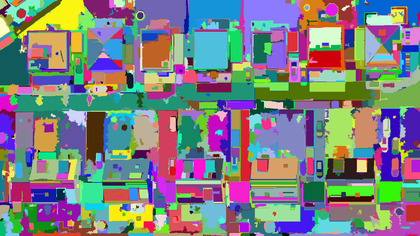
%> input picture Hyperion/Saeedi_Results/sampleseg1.png, 420 x 236 px, shrunk from 1400 x 788 before the run
$ octave globalHypothesisRefinement.m   (GNU Octave 9; MATLAB toolbox functions it lacks are replaced by stand-ins)
%> lines starting %> are read from the running program, lines starting %| are printed output that depends on the picture; in (x1, y1, x2, y2) boxes, pixels count from 0 and x2, y2 are one past the last pixel; in counts of white or black regions, pixels touching at a corner belong together; the program's own positions count from 1
### Hyperion/Saeedi_Results/generateSegmentNew.m
function segments = generateSegmentNew(image, testOutput)
%> called with image = 'sampleseg1.png'
% [5 lines of commented-out code are left out]
hypoList = testOutput;
edgesCoord = cell(1,length(hypoList));
for i = 1:length(hypoList)
    edgesCoord{i} = hypoList{i}{1,1};
end
% hypoProb = cellfun(@(x) x{1,2}, hypoList, 'UniformOutput', false);
% hypoProb = cell2mat(hypoProb);
hypoProb = zeros(1, length(hypoList));
for i = 1:length(hypoList)
    hypoProb(i) = hypoList{i}{1,2};
end

%% Use convhull
for i = 1:length(hypoList)
    xCoord = edgesCoord{i}(:,[1, 3, 5, 7]);

    yCoord = edgesCoord{i}(:,[2, 4, 6, 8]);
    k = convhull(xCoord,yCoord);
    hold on
    plot(xCoord(k), yCoord(k), 'LineWidth',3,'Color','r')
    edgesCoord{i} = cat(2, xCoord(k), yCoord(k));
end
%% Flatten test image
testImage = imread(image);
%> testImage is the input picture: size 236x420x3 uint8; mean R, G, B 125.1, 128.3, 130.2
testImage = rgb2gray(testImage);
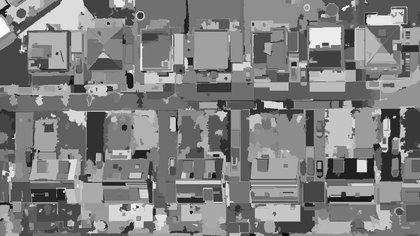
%> testImage: size 236x420 uint8; min 5, max 250, mean 127.5
imageVec = testImage(:);
%% Find points in each segment
uniqVal = unique(imageVec);
%> uniqVal = 246 values from 5 to 250
segments = cell(1,length(uniqVal));
%> segments = 246 items
%% Get image width and height
[imageHeight, imageWidth] = size(testImage);
%> imageHeight = 236; imageWidth = 420
%% Create a list of coordinates
[x, y] = meshgrid(1:imageHeight, 1:imageWidth);
points = [x(:), y(:)];
xAll = points(:,1);
yAll = points(:,2);
%% Generate empty segments with segment region defined
for i=1:length(uniqVal)
    myInd = (testImage == uniqVal(i));
    [row, col] = find(myInd);
    segments{i} = Segment([row(:),col(:)],{},{},0);
end
%> this loop made 246 passes
%> (row, col) on passes 1 to 3: ([152; 190], [40; 64]), ([120; 128], [177; 177]), ([122; 236], [177; 255])
%> pass 1, in generateSegmentNew, `myInd = (testImage == uniqVal(i));`:
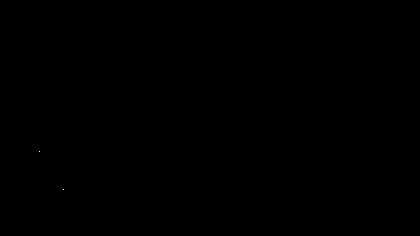
%> myInd: size 236x420 logical; 0% white in thin lines or dots, all inside (x1, y1, x2, y2) = (39, 151, 64, 190)
% segments = [segments{:}];
[x, y] = meshgrid(1:imageHeight, 1:imageWidth);
points = [x(:),y(:)];
for i = 1:length(segments)
    cSegment = segments{i};
    cRegion = cSegment.segmentRegion;
    cSegment.hypothesisEdges = cell(1, length(hypoList));
    cSegment.hypothesisRegions = cell(1, length(hypoList));
    cSegment.hypothesisProbability = zeros(1, length(hypoList));
    xq = cSegment.segmentRegion(:,1);
    yq = cSegment.segmentRegion(:,2);
    maxXq = max(xq);
    minXq = min(xq);
    maxYq = max(yq);
    minYq = min(yq);
    for j = 1: length(hypoList)
        cHypoX = edgesCoord{j}(:,1);
        cHypoY = edgesCoord{j}(:,2);
        maxX = max(cHypoX);
        minX = min(cHypoX);
        maxY = max(cHypoY);
        minY = min(cHypoY);
        if(~(maxXq < minX || minXq > maxX || maxYq < minY || minYq > maxY))
            [in, ~] = inpolygon(xq, yq, cHypoX', cHypoY');
            overlap = cRegion(in,:);
            if(~isempty(overlap))
                cSegment.hypothesisEdges{j} = hypoList{j};
                in = inpolygon(xAll, yAll, cHypoX(:), cHypoY(:));
% [4 lines of commented-out code are left out]
                pointsIn = points(in,:);
%                 hold on
%                 scatter(pointsIn(:,1), pointsIn(:,2));
%                 hold off
                cSegment.hypothesisRegions{j} = pointsIn;
                cSegment.hypothesisProbability(j) = hypoProb(j);
            end
        end
    end
    % Gets only the nonzero entries
    cSegment.hypothesisRegions = cSegment.hypothesisRegions(~cellfun('isempty',cSegment.hypothesisRegions));
    cSegment.hypothesisEdges = cSegment.hypothesisEdges(~cellfun('isempty', cSegment.hypothesisEdges));

    if(isempty(cSegment.hypothesisProbability))
        cSegment.hypothesisProbability = 0;
    else
        [~,~,v] = find(cSegment.hypothesisProbability);
        cSegment.hypothesisProbability = v';
    end
    %% Compute the ratios
    normalizedRatios = findNormalizedRatio(cSegment);
    percentageOverlap = findPercentageOverlap(cSegment);
    [bestHypothesis, highScore] = findHighScore(cSegment, normalizedRatios, percentageOverlap);
    % No longer needs segmentRegion, hypothesisEdges or hypothesisRegions,
    % set them all to empty to free up memory
    cSegment.segmentRegion = [];
    cSegment.hypothesisEdges = [];
    cSegment.hypothesisRegions = [];
    cSegment.bestHypothesis = bestHypothesis;
    cSegment.highScore = highScore;
    segments{i} = cSegment;
%     disp(segments{i})
end
end

### Hyperion/Saeedi_Results/globalHypothesisRefinement.m
 % globalHypothesisRefinement.m
load('finalworkspaceforalltime.mat')
%> (the run ends here)
